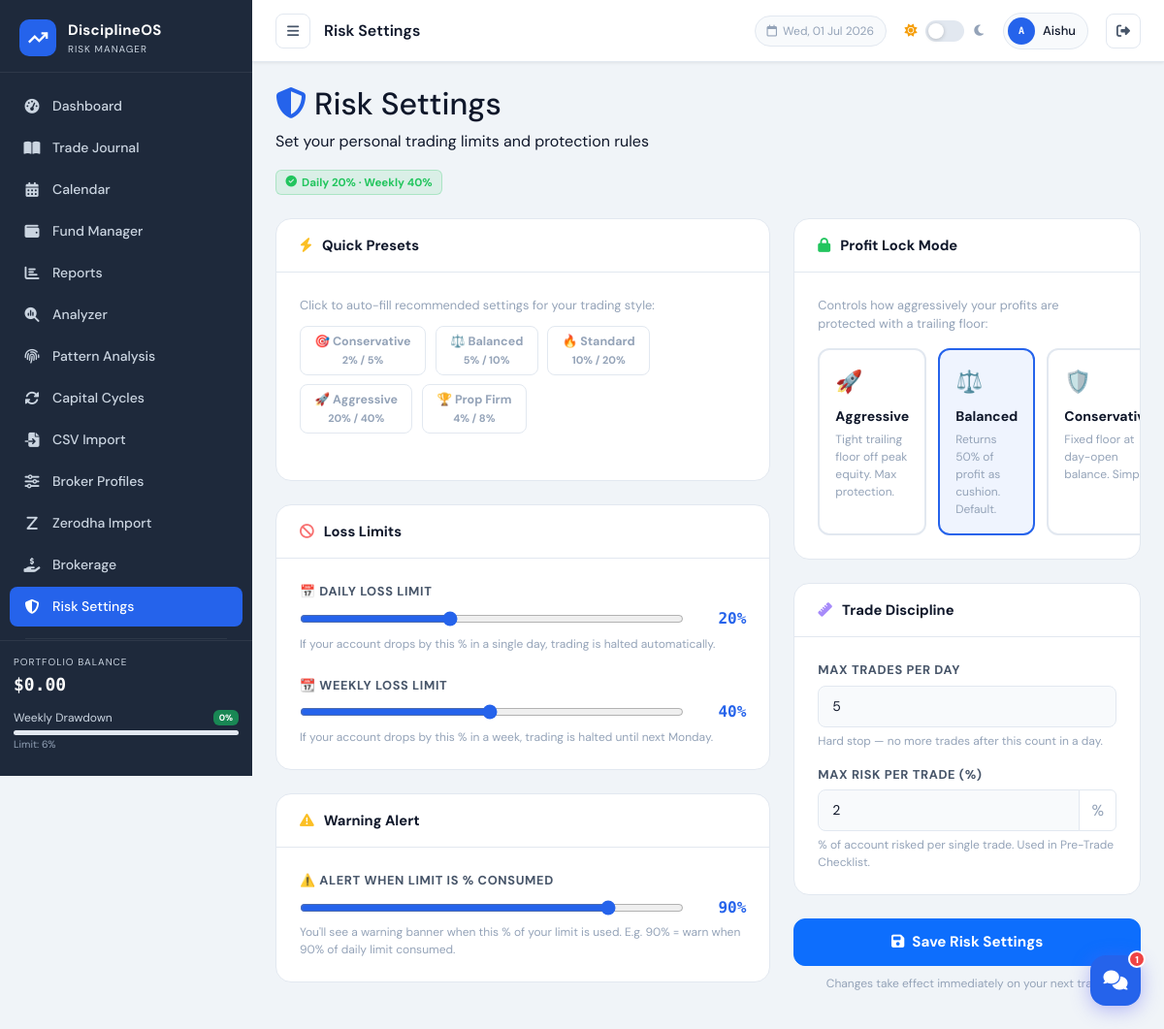
The app's page /pages/risk_settings.php (signed in), older data.
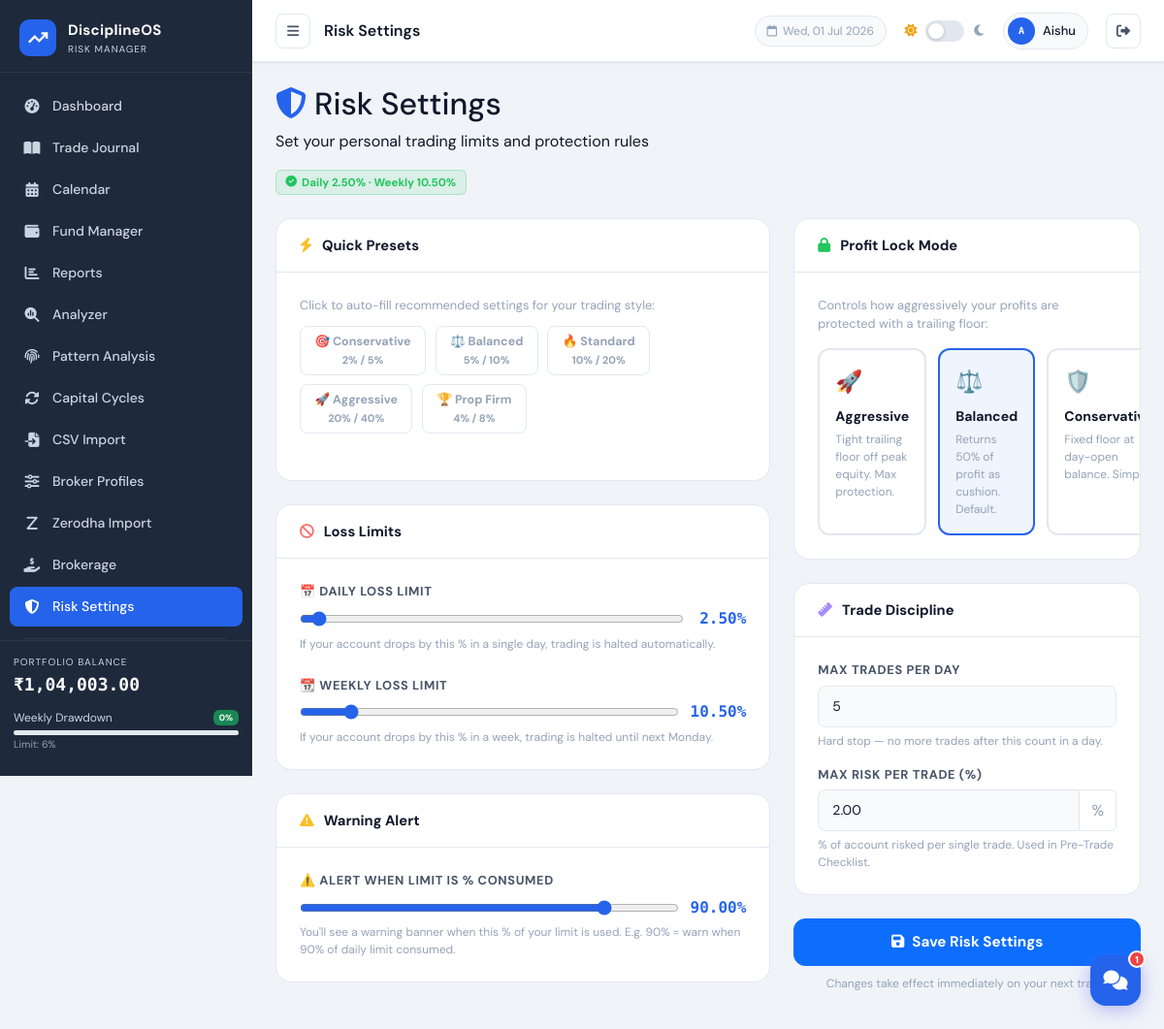
The same page, newer data.
### tables this page shows
CREATE TABLE `users` (
  `id` int NOT NULL,
  `name` varchar(100) NOT NULL,
  `email` varchar(150) NOT NULL,
  `password` varchar(255) NOT NULL,
  `initial_balance` decimal(15,2) DEFAULT '10000.00',
  `currency` varchar(10) NOT NULL DEFAULT 'USD',
  `role` enum('user','admin') NOT NULL DEFAULT 'user',
  `last_login_at` datetime DEFAULT NULL,
  `last_active_at` datetime DEFAULT NULL,
  `login_count` int NOT NULL DEFAULT '0',
  `daily_loss_pct` decimal(5,2) DEFAULT NULL,
  `weekly_loss_pct` decimal(5,2) DEFAULT NULL,
  `warning_threshold_pct` decimal(5,2) DEFAULT NULL,
  `profit_lock_mode` tinyint DEFAULT NULL,
  `max_trades_per_day` int DEFAULT NULL,
  `max_risk_per_trade_pct` decimal(5,2) DEFAULT NULL,
  `signup_ip` varchar(45) DEFAULT NULL,
  `created_at` timestamp NOT NULL DEFAULT CURRENT_TIMESTAMP
);

### config/db.php (called while the page is built, shortened)
<?php
function getDB() {
    static $pdo = null;
    if ($pdo === null) {
        try {
            $dsn = "mysql:host=" . DB_HOST . ";dbname=" . DB_NAME . ";charset=utf8mb4";
            $pdo = new PDO($dsn, DB_USER, DB_PASS, [
                PDO::ATTR_ERRMODE            => PDO::ERRMODE_EXCEPTION,
                PDO::ATTR_DEFAULT_FETCH_MODE => PDO::FETCH_ASSOC,
                PDO::ATTR_EMULATE_PREPARES   => false,
            ]);
        } catch (PDOException $e) {
            die('<div style="font-family:monospace;background:#0a0e1a;color:#ef4444;padding:30px;margin:20px;border-radius:12px;border:1px solid #ef4444;">
                <h2>⚠ Database Connection Failed</h2>
                <p style="margin:12px 0">Error: ' . htmlspecialchars($e->getMessage()) . '</p>
                <p>Please ensure:</p>
                <ul style="margin:8px 0 0 20px;line-height:2">
                  <li>XAMPP MySQL service is <strong>Running</strong></li>
                  <li>Database <strong>trading_journal</strong> exists — import <code>schema.sql</code> via phpMyAdmin</li>
                  <li>Credentials in <code>config/db.php</code> are correct</li>
                </ul>
            </div>');
        }
    }
    return $pdo;
}
function getActiveCurrency(): array {
    static $cfg = null;
    if ($cfg === null) {
        $code = $_SESSION['user_currency'] ?? 'USD';
        $all  = CURRENCY_CONFIG;
        $cfg  = $all[$code] ?? $all['USD'];
        $cfg['code'] = $code;
    }
    return $cfg;
}
function _formatCurrencyNumber(float $abs, array $cfg): string {
    if ($cfg['indian']) {
        $int = (string)(int)floor($abs);
        if (strlen($int) > 3) {
            $last3 = substr($int, -3);
            $rest  = preg_replace('/(\d)(?=(\d{2})+$)/', '$1,', substr($int, 0, -3));
            $int   = $rest . ',' . $last3;
        }
        if ($cfg['decimals'] > 0) {
            $dec = round($abs - floor($abs), $cfg['decimals']);
            $int .= '.' . str_pad((string)(int)round($dec * (10 ** $cfg['decimals'])), $cfg['decimals'], '0', STR_PAD_LEFT);
        }
        return $int;
    }
    return number_format($abs, $cfg['decimals']);
}
function formatUSD($value) {
    $val = floatval($value);
    $cfg = getActiveCurrency();
    return $cfg['symbol'] . _formatCurrencyNumber(abs($val), $cfg);
}
function getCurrentBalance(int $userId = 0): float {
    if ($userId === 0) $userId = getCurrentUserId();
    $db = getDB();
    $soStmt = $db->prepare("SELECT date FROM transactions WHERE user_id=? AND type='stop_out' ORDER BY date DESC, created_at DESC LIMIT 1");
    $soStmt->execute([$userId]);
    $lastSO = $soStmt->fetch();
    $txStmt = $db->prepare("SELECT
        COALESCE(SUM(CASE WHEN type='deposit'  THEN amount ELSE 0 END),0) as deps,
        COALESCE(SUM(CASE WHEN type='withdraw' THEN amount ELSE 0 END),0) as wds
        FROM transactions WHERE user_id=? AND type IN ('deposit','withdraw')");
    $txStmt->execute([$userId]);
    $tx = $txStmt->fetch();
    $plStmt = $db->prepare("SELECT COALESCE(SUM(profit_loss - brokerage + swap),0) as net_pl FROM trades WHERE user_id=?");
    $plStmt->execute([$userId]);
    $netPL = $plStmt->fetch()['net_pl'];
    return (float)$tx['deps'] - (float)$tx['wds'] + (float)$netPL;
}
function getWeeklyDrawdown(int $userId = 0): float {
    if ($userId === 0) $userId = getCurrentUserId();
    $db = getDB();
    $weekStart = date('Y-m-d', strtotime('monday this week'));
    $weekEnd   = date('Y-m-d', strtotime('sunday this week'));
    $stmt = $db->prepare("SELECT COALESCE(SUM(profit_loss),0) as week_pl FROM trades WHERE user_id = ? AND DATE(trade_datetime) BETWEEN ? AND ?");
    $stmt->execute([$userId, $weekStart, $weekEnd]);
    $weekPL = $stmt->fetch()['week_pl'];
    $balance     = getCurrentBalance($userId);
    $peakBalance = $balance - $weekPL;
    if ($peakBalance <= 0) return 0;
    $drawdown = ($weekPL < 0) ? (abs($weekPL) / $peakBalance) * 100 : 0;
    return round($drawdown, 2);
}
require_once __DIR__ . '/../includes/auth.php';

### includes/auth.php (called while the page is built, shortened)
<?php
function getCurrentUserId(): int {
    return (int)($_SESSION['user_id'] ?? 0);
}
function getLoggedInUser(): array {
    static $user = null;
    if ($user === null && !empty($_SESSION['user_id'])) {
        $stmt = getDB()->prepare("SELECT id, name, email, initial_balance, currency, created_at, role FROM users WHERE id = ?");
        $stmt->execute([$_SESSION['user_id']]);
        $user = $stmt->fetch() ?: [];
    }
    return $user ?? [];
}
function isAdmin(): bool {
    $user = getLoggedInUser();
    return ($user['role'] ?? '') === 'admin';
}

### pages/risk_settings.php (the view, shortened to what the changed rows need)
<?php
require_once '../config/db.php';
$db     = getDB();
$userId = getCurrentUserId();
$user = getLoggedInUser();
$uRow = $db->prepare("SELECT daily_loss_pct, weekly_loss_pct, warning_threshold_pct, profit_lock_mode, max_trades_per_day, max_risk_per_trade_pct FROM users WHERE id = ?");
$uRow->execute([$userId]);
$cfg = $uRow->fetch();
$eff = [
    'daily'    => $cfg['daily_loss_pct']         ?? DAILY_LOSS_LIMIT_PCT,
    'weekly'   => $cfg['weekly_loss_pct']         ?? WEEKLY_LOSS_LIMIT_PCT,
    'warning'  => $cfg['warning_threshold_pct']   ?? WARNING_THRESHOLD_PCT,
    'lock'     => $cfg['profit_lock_mode']         ?? PROFIT_LOCK_MODE,
    'trades'   => $cfg['max_trades_per_day']       ?? MAX_TRADES_PER_DAY,
    'riskpct'  => $cfg['max_risk_per_trade_pct']   ?? MAX_RISK_PER_TRADE_PCT,
];
$rootPath  = '../';
include '../includes/header.php';
?>
<div class="page-header mb-4">
    <div>
        <h2 class="page-heading"><i class="fas fa-shield-halved me-2" style="color:var(--accent)"></i>Risk Settings</h2>
        <p class="page-subheading">Set your personal trading limits and protection rules</p>
    </div>
    <div class="current-badge">
        <i class="fas fa-circle-check"></i>
        Daily <?= $eff['daily'] ?>% · Weekly <?= $eff['weekly'] ?>%
    </div>
</div>
<form method="POST" id="riskForm">
    <div class="row g-4">
        <div class="col-lg-7">
            <div class="settings-card">
                <div class="settings-card-body">
                    <div class="risk-field mb-4">
                        <div class="range-wrap">
                            <input type="range" id="dailySlider" name="daily_loss_pct"
                                   min="1" max="50" step="0.5"
                                   value="<?= $eff['daily'] ?>"
                                   oninput="document.getElementById('dailyVal').textContent=this.value+'%'">
                            <span class="range-val" id="dailyVal"><?= $eff['daily'] ?>%</span>
                        </div>
                    </div>
                    <div class="risk-field">
                        <div class="range-wrap">
                            <input type="range" id="weeklySlider" name="weekly_loss_pct"
                                   min="1" max="80" step="0.5"
                                   value="<?= $eff['weekly'] ?>"
                                   oninput="document.getElementById('weeklyVal').textContent=this.value+'%'">
                            <span class="range-val" id="weeklyVal"><?= $eff['weekly'] ?>%</span>
                        </div>
                    </div>
                </div>
            </div>
            <div class="settings-card">
                <div class="settings-card-body">
                    <div class="risk-field">
                        <div class="range-wrap">
                            <input type="range" id="warningSlider" name="warning_threshold_pct"
                                   min="50" max="99" step="1"
                                   value="<?= $eff['warning'] ?>"
                                   oninput="document.getElementById('warningVal').textContent=this.value+'%'">
                            <span class="range-val" id="warningVal"><?= $eff['warning'] ?>%</span>
                        </div>
                    </div>
                </div>
            </div>
        </div>
        <div class="col-lg-5">
            <div class="settings-card">
                <div class="settings-card-body">
                    <div class="risk-field mb-3">
                        <label>Max Trades Per Day</label>
                        <input type="number" name="max_trades_per_day" class="form-control"
                               min="1" max="100" step="1"
                               value="<?= htmlspecialchars($eff['trades']) ?>"
                               placeholder="e.g. 5">
                        <div class="field-hint">Hard stop — no more trades after this count in a day.</div>
                    </div>
                    <div class="risk-field">
                        <div class="input-group">
                            <input type="number" name="max_risk_per_trade_pct" class="form-control"
                                   min="0.1" max="20" step="0.1"
                                   value="<?= htmlspecialchars($eff['riskpct']) ?>"
                                   placeholder="e.g. 2.0">
                            <span class="input-group-text" style="background:var(--bg-hover);border-color:var(--border);color:var(--text-muted)">%</span>
                        </div>
                    </div>
                </div>
            </div>
        </div>
    </div>
</form>
<?php include '../includes/footer.php'; ?>

### includes/header.php (shortened to what the changed rows need)
<!DOCTYPE html>
<html lang="en" data-theme="light">
<head>
    <link href="https://cdn.jsdelivr.net/npm/bootstrap@5.3.2/dist/css/bootstrap.min.css" rel="stylesheet">
    <link href="https://cdnjs.cloudflare.com/ajax/libs/font-awesome/6.5.0/css/all.min.css" rel="stylesheet">
    <link href="<?= $rootPath ?? '' ?>assets/css/style.css?v=1.0.2" rel="stylesheet">
</head>
<body>
<aside class="sidebar" id="sidebar">
    <div class="sidebar-footer">
        <?php
        $balance  = getCurrentBalance();
        $weeklyDD = getWeeklyDrawdown();
        ?>
        <div class="balance-widget">
            <div class="bw-label">Portfolio Balance</div>
            <div class="bw-amount"><?= formatUSD($balance) ?></div>
        </div>
    </div>
</aside>
<div class="main-wrapper" id="mainWrapper">
    <header class="top-bar">
        <div class="topbar-right">
            <?php
            $__loggedUser = getLoggedInUser();
            $__uname      = $__loggedUser['name'] ?? ($_SESSION['user_name'] ?? 'User');
            $__words      = array_filter(explode(' ', $__uname));
            $__initials   = strtoupper(implode('', array_map(fn($w) => $w[0], $__words)));
            $__initials   = substr($__initials, 0, 2);
            ?>
            <div class="user-chip" style="cursor:pointer" title="Account Settings"
                 onclick="window.location='<?= $rootPath ?? '' ?>pages/account.php'">
                <div class="user-avatar"><?= htmlspecialchars($__initials) ?></div>
                <span><?= htmlspecialchars($__uname) ?></span>
            </div>
        </div>
    </header>
    <div class="page-content">

Row changes from the older to the newer data that the page shows:
changed users "Aishu": daily_loss_pct (not shown) → "2.50"; weekly_loss_pct (not shown) → "10.50"; daily_loss_pct (not shown) → "2.5"; weekly_loss_pct (not shown) → "10.5"; warning_threshold_pct (not shown) → "90"; warning_threshold_pct (not shown) → "90.00"; max_trades_per_day (not shown) → "5"; max_risk_per_trade_pct (not shown) → "2.00"
Text that changed along with them:
formatUSD($balance): "$0.00" → "₹1,04,003.00"
$eff['daily']: "20" → (not shown)
$eff['weekly']: "40" → (not shown)
form field daily_loss_pct: "20" → (not shown)
form field weekly_loss_pct: "40" → (not shown)
form field warning_threshold_pct: "90" → (not shown)
$eff['warning']: "90" → (not shown)
form field max_trades_per_day: "5" → (not shown)
form field max_risk_per_trade_pct: "2" → (not shown)
